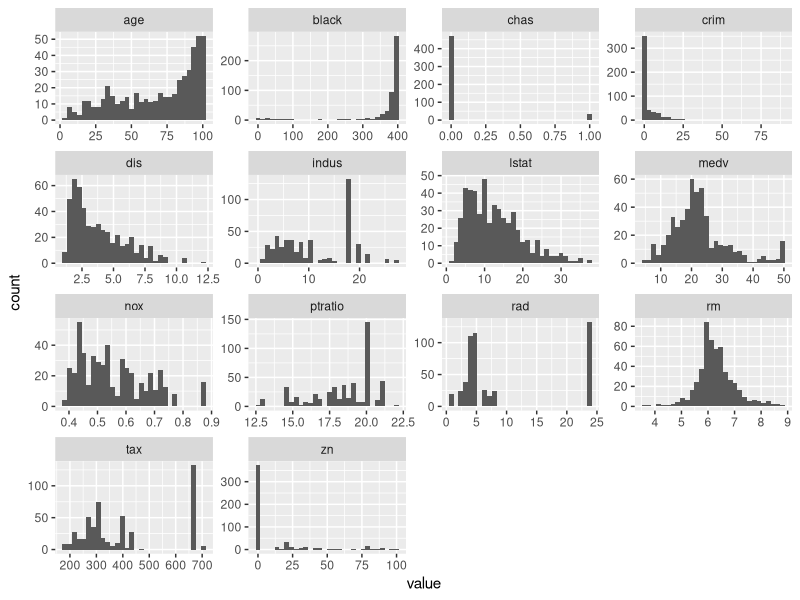
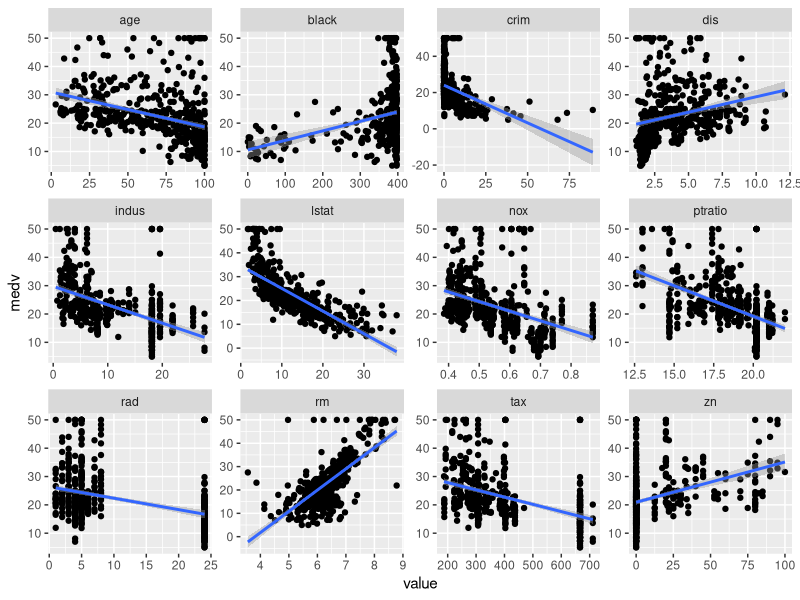
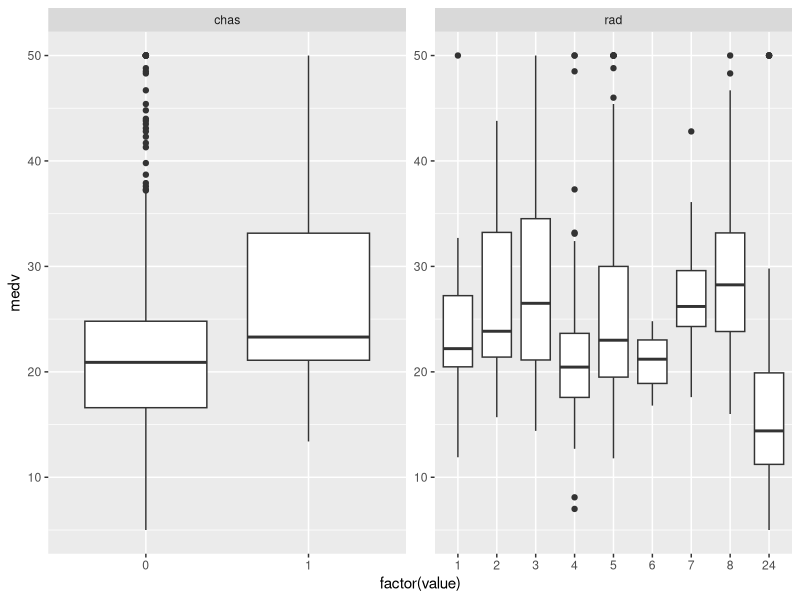
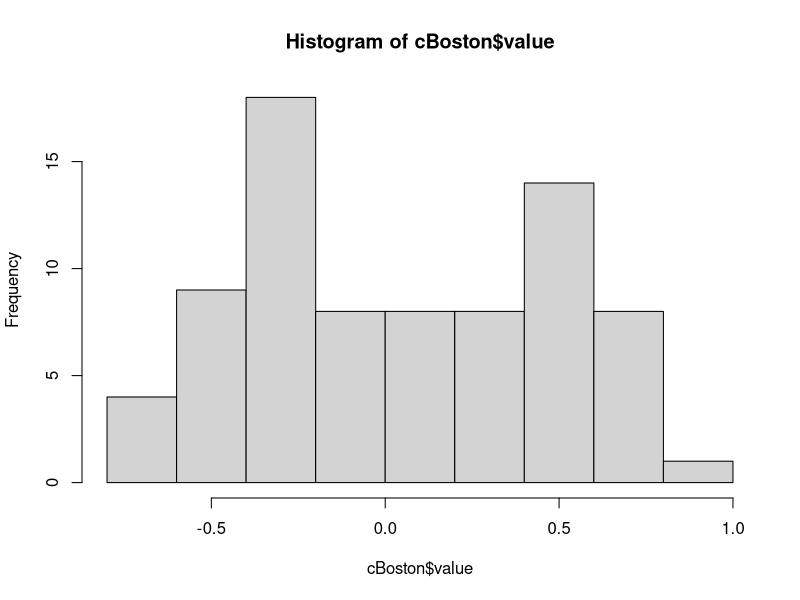
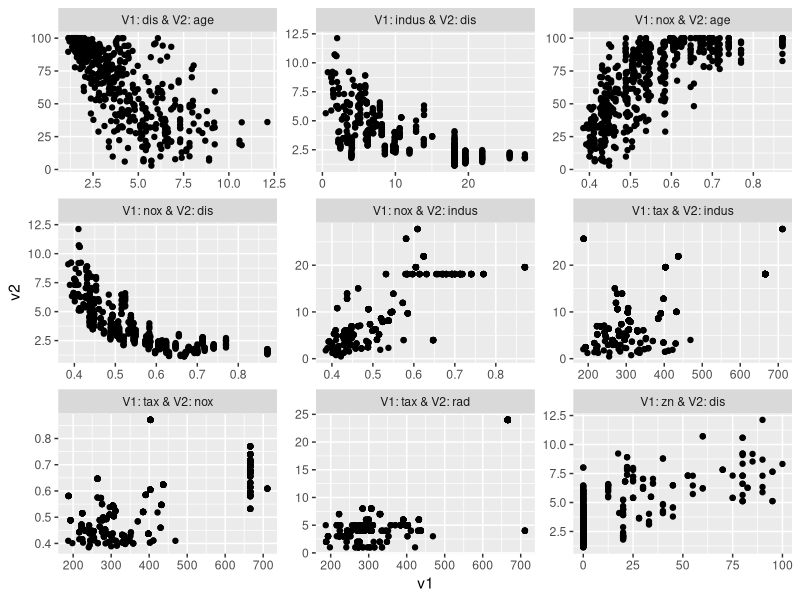
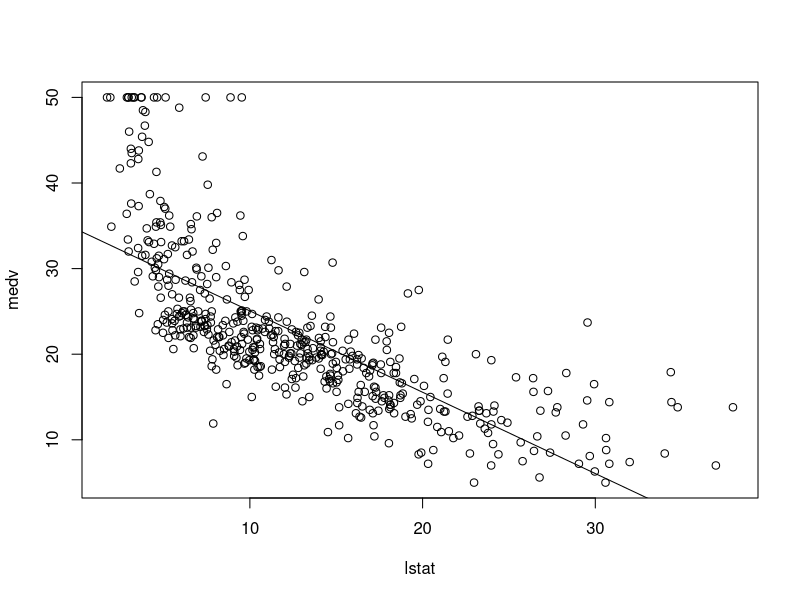
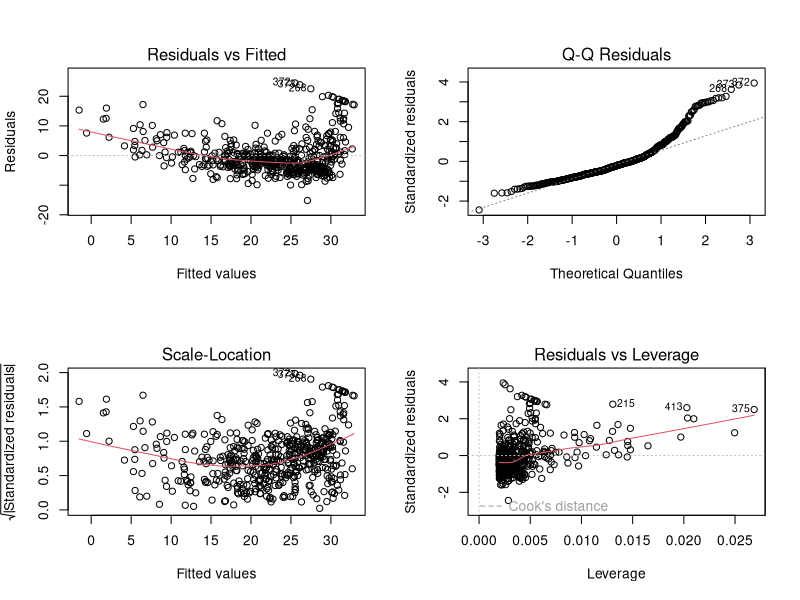
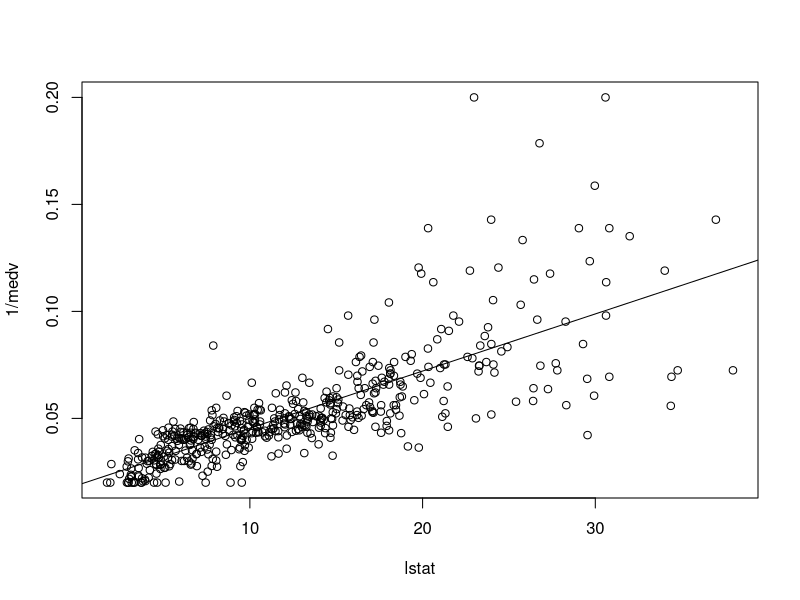

Here is the R script that generated these plots, in order:
## ---- chunk 1
library(MASS)
library(ggplot2)
library(dplyr)
library(tidyr)
summary(Boston)
## ---- chunk 2
dim(Boston)
## ---- chunk 3
sum(is.na(Boston))
## ---- chunk 4
lBoston <- Boston %>% pivot_longer(everything())
ggplot(lBoston, aes(x = value)) +
  facet_wrap(. ~ name, scales = 'free') +
  geom_histogram()
## ---- chunk 5
l2Boston <- Boston %>% pivot_longer(crim:lstat) %>% filter(name != 'chas')
ggplot(l2Boston, aes(x = value, y = medv)) +
  facet_wrap(. ~ name, scales = 'free') +
  geom_point() +
  geom_smooth(method='lm')
## ---- chunk 6
l3Boston <- Boston %>% pivot_longer(crim:lstat) %>% filter(name %in% c('chas', 'rad'))
ggplot(l3Boston, aes(x = factor(value), y = medv)) +
  facet_wrap(. ~ name, scales = 'free') +
  geom_boxplot()
## ---- chunk 7
cBoston <- data.frame(round(cor(Boston), 2))
cBoston <- cBoston[row.names(cBoston) != 'medv', names(cBoston) != 'medv']
cBoston$metric1 <- row.names(cBoston)
cBoston <- cBoston %>% pivot_longer(crim:lstat)

cBoston <- cBoston %>% 
  filter(metric1 > name) %>%
  arrange(-abs(value))
cBoston$cor_rank <- 1:nrow(cBoston)

hist(cBoston$value)

#ggplot(cBoston, aes(x = metric1, y = name, fill = value)) +
#  geom_tile() +
#  scale_fill_gradient(low = 'blue', high = 'red')
## ---- chunk 8
all_dat <- NULL
cBoston
i <- 1
for (i in 1:9){
  var1 <- cBoston$metric1[i]
  var2 <- cBoston$name[i]
  corr <- cBoston$value[i]
  all_dat <- rbind(all_dat, 
  data.frame(v1 = Boston[, var1], v2 = Boston[, var2], 
             corr = corr, 
             lab = paste0('V1: ', var1, ' & V2: ', var2),
             stringsAsFactors = FALSE))
}
print(all_dat)
ggplot(all_dat, aes(x = v1, y = v2))+
  facet_wrap(. ~ lab, scale = 'free') + 
  geom_point()
## ---- chunk 9
simple_mods <- NULL
for (pred_name in names(Boston)[-ncol(Boston)]){
  mod <- lm(paste0('medv ~ ', pred_name), dat = Boston)
  print(summary(mod))
  simple_mods <- rbind(simple_mods,
    data.frame(pred = pred_name,
               intercept = round(mod$coefficients[1], 2),
               slope = round(mod$coefficients[2], 2),
               r2 = round(summary(mod)$r.squared, 2))
  )
}
knitr::kable(simple_mods[order(simple_mods$r2),])
## ---- chunk 10
mod <- lm(medv ~ lstat, dat = Boston)
plot(medv ~ lstat, dat = Boston)
abline(mod)
par(mfrow=c(2,2))
plot(mod)
par(mfrow=c(1,1))
## ---- chunk 11
mod <- lm(1/medv ~ lstat, dat = Boston)
plot(1/medv ~ lstat, dat = Boston)
abline(mod)
par(mfrow=c(2,2))
plot(mod)
par(mfrow=c(1,1))
## ---- chunk 12
mod <- lm(medv ~ rm, dat = Boston)
plot(medv ~ rm, dat = Boston)
abline(mod)
print(summary(mod))
par(mfrow=c(2,2))
plot(mod)
par(mfrow=c(1,1))
## ---- chunk 13
rmOutliers <- Boston[!abs(mod$residuals)>18,]
mod <- lm(medv ~ rm, dat = rmOutliers)
plot(medv ~ rm, dat = rmOutliers)
abline(mod)
print(summary(mod))
par(mfrow=c(2,2))
plot(mod)
par(mfrow=c(1,1))
## ---- chunk 14
mod <- lm(medv ~ lstat + crim + zn + indus + chas + nox + rm + age + dis + rad + tax + ptratio + black, data = Boston)
summary(mod)
mod1 <- update(mod, . ~ . - indus)
summary(mod1)
mod2 <- update(mod1, . ~ . - age)
summary(mod2)
names(mod2$coefficients)
## ---- chunk 15
coef_names <- names(mod2$coefficients)
ct <-  # ct is short for coefficient tracker
data.frame(
  name = c(coef_names, 'adjR2', 'Fstat') ,
  m00 = round(c(mod$coefficients[coef_names],
                summary(mod)$adj.r.squared,
                summary(mod)$fstatistic[1]),
              3)
)

get_mod_stats <- function(mod_var){
  mod_coef <- mod_var$coefficients[coef_names]
  mod_coef_norm <- mod_coef / ct$m00[ct$name %in% coef_names]
  round(c(mod_coef_norm,
          summary(mod_var)$adj.r.squared,
          summary(mod_var)$fstatistic[1]),
        3)
}

ct$m01 <- get_mod_stats(mod1) 
ct$m02 <- get_mod_stats(mod2)

row.names(ct) <- NULL
print(ct)
## ---- chunk 16
print(summary(mod2))
## ---- chunk 17
confint(mod2)
## ---- chunk 18
knitr::kable(ct)
